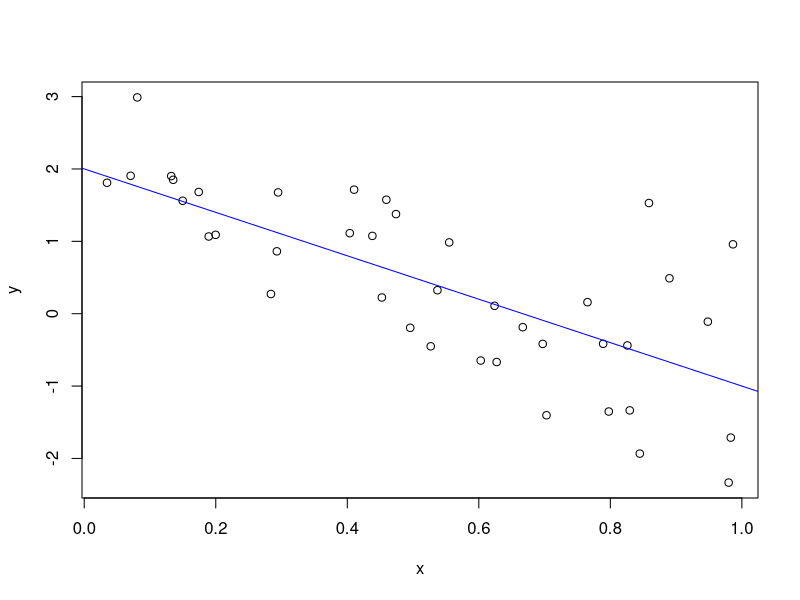

The R script that drew this image:
a <- 2
b <- -3
siq_sq <- 0.5
x <- runif(40) 
y <- a + b * x + rnorm (40, sd= sqrt (siq_sq))
y
(avgx <- mean (x))
plot(x,y)
abline(a,b, col= "blue")